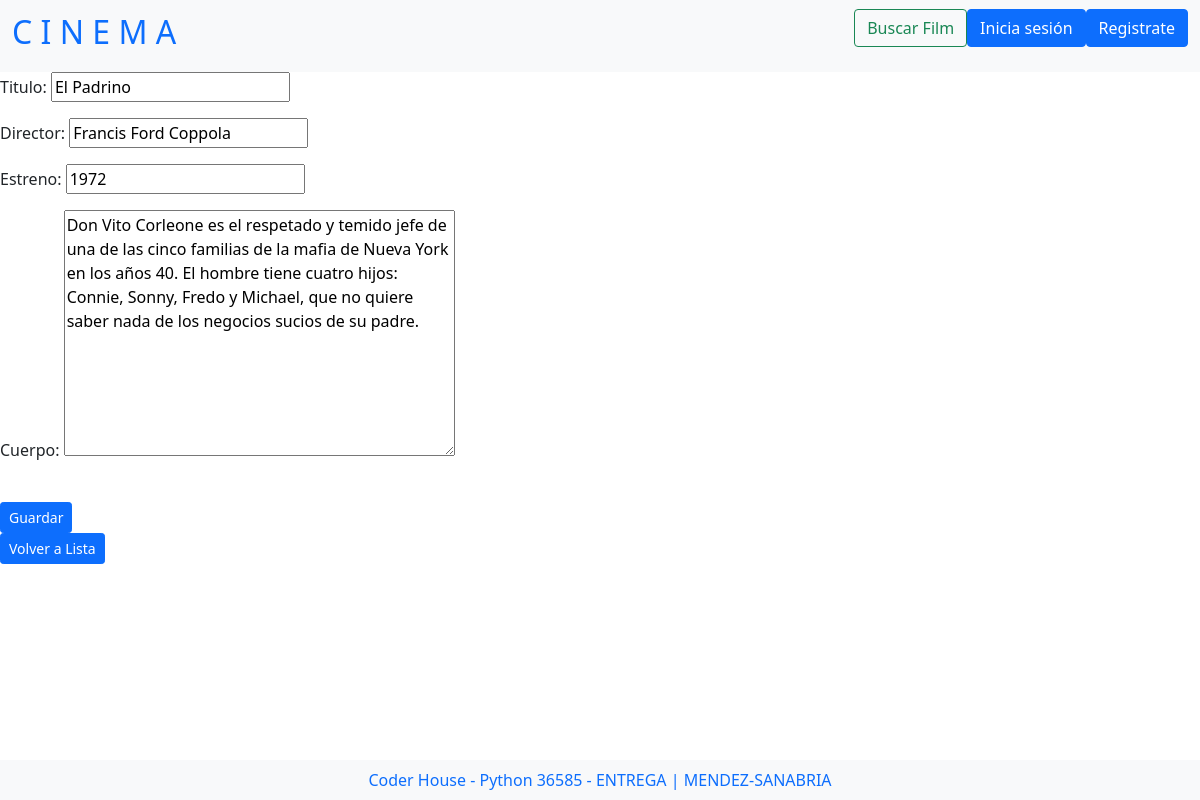
Page /reviews/editar/6/ (signed in) on the committed database.
### reviews/models.py (models this page shows, shortened)
class ReviewModel(models.Model):
    titulo = models.CharField(max_length=100)
    director = models.CharField(max_length=100)
    estreno = models.CharField(max_length=100)
    cuerpo = models.TextField()
    autor = models.ForeignKey(User, on_delete=models.CASCADE)
    fecha_creacion = models.DateField(auto_now_add=True)

### reviews/views.py (the view)
# urls.py: path('editar/<pk>/', views.ReviewUpdate.as_view(), name ="review_update"),
class ReviewUpdate(LoginRequiredMixin, UserPassesTestMixin, UpdateView):
    model = ReviewModel
    success_url = reverse_lazy("reviews_list")
    fields = ["titulo", "director", "estreno", "cuerpo"]
    def test_func(self):
        exist = ReviewModel.objects.filter(autor=self.request.user.id, id=self.kwargs['pk'])
        return True if exist else False

### reviews/templates/reviews/reviewmodel_form.html (shortened to what this page needs)
{% extends "reviews/reviews_inicio.html" %}
{% block content %}
<form method="post">
    {{ form.as_p }}
    <br>
    <input class="btn btn-primary btn-sm" type="submit" value="Guardar">
</form>
<a class="btn btn-primary btn-sm" role="button" href="{% url 'reviews_list' %}">Volver a Lista</a>
{% endblock %}

### rows in the picture
ReviewModel: titulo "El Padrino", director "Francis Ford Coppola", estreno "1972", cuerpo "Don Vito Corleone es el respetado y temido jefe de una de las cinco familias de la mafia de Nueva York en los años 40. El hombre tiene cuatro hijos: Connie, Sonny, Fredo y Michael, que no quiere saber nada de los negocios sucios de su padre."
